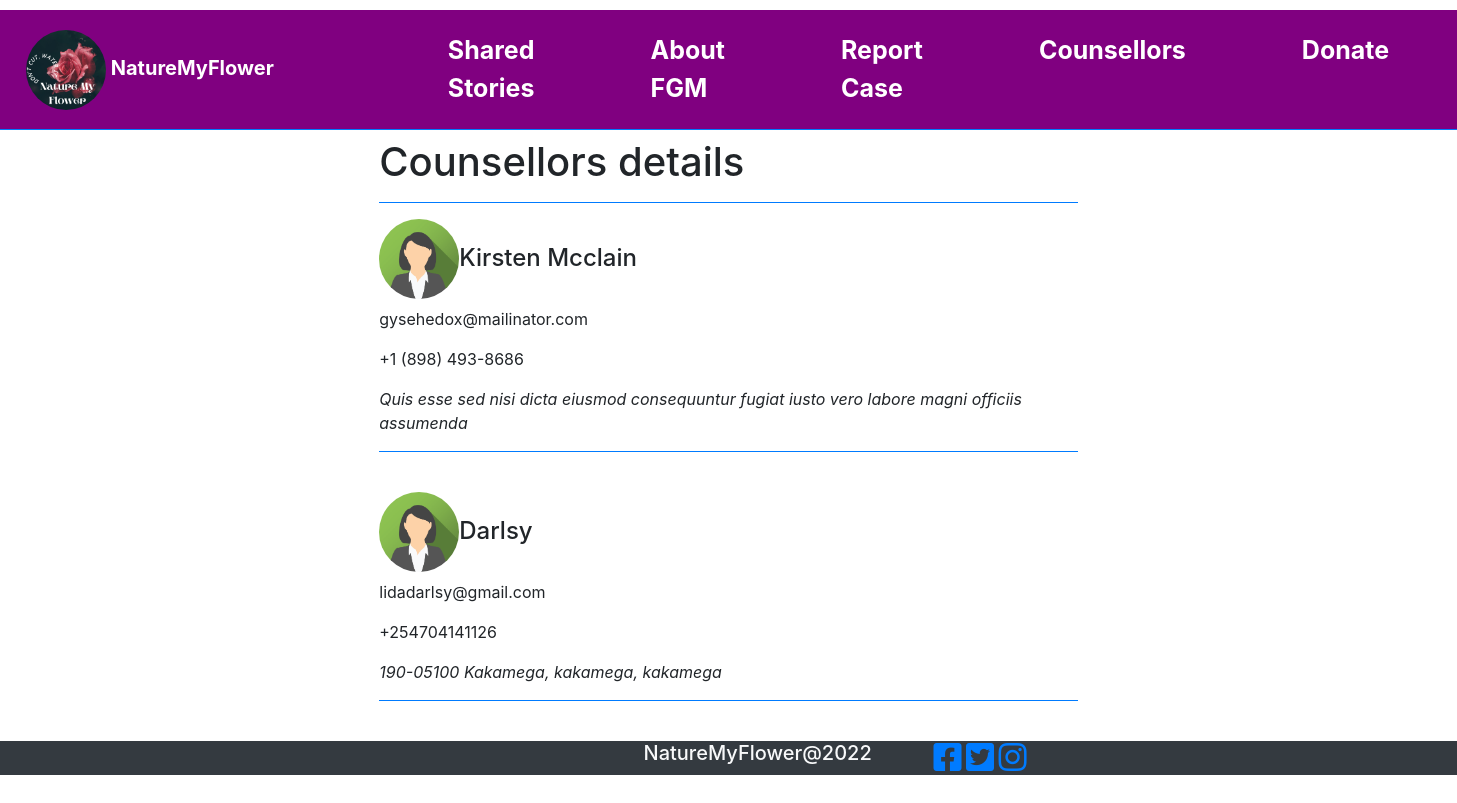
Page /counsellors on the committed database.
### todo/models.py (models this page shows, shortened)
class Counsellors(models.Model):
    name = models.CharField(max_length=100)
    email = models.EmailField()
    phone = models.CharField(max_length=100)
    address = models.CharField(max_length=100)
    date_created = models.DateTimeField(default=timezone.now)

### todo/views.py (the view)
# urls.py: path("counsellors", views.counsellors, name='counsellors'),
def counsellors(request):
    context = {
        "page":"counsellors",
        "Consellors":Counsellors.objects.all()
    }
    return render(request,"todo/counsellors.html",context)

### todo/templates/todo/counsellors.html (shortened to what this page needs)
{% extends 'todo/base.html' %} {% load static %} {% block header %}
<link rel="stylesheet" href="{% static 'css/checkbox-css.css' %}">
{% endblock %} {% block content %}
<div class="w-100 h-100 d-flex justify-content-center align-items-center">
    <div class="col-md-6">
        <h1>Counsellors details
        </h1>
        <hr class="border-primary">
        {% for student in Consellors %}
        <h4><img src="{% static "images/avatar2.png" %}" alt="Avatar" class="logo">{{ student.name }}</h4>
            <p>{{ student.email }}</p>
            <p>{{ student.phone }}</p>
            <p><i>{{ student.address }}</i></p>
            <hr class="border-primary">
            <br>
        {% endfor %}
    </div>
</div>
{% endblock %}

### todo/templates/todo/base.html (shortened to what this page needs)
<!DOCTYPE html>
<html lang="en">
{% load static %}
<head>
    <link rel="stylesheet" href="{% static 'css/bootstrap.min.css' %}">
    <link rel="stylesheet" href="{% static 'fontawesome-free/css/all.min.css' %}">
    <link rel="stylesheet" href="{% static 'css/custom.css' %}">
    {% block header %} {% endblock header %}
</head>
<body>
    <nav class="navbar navbar-expand-lg  text-black-50 w-100 border-bottom border-primary mb-2" id="top-nav">
        <a class="navbar-brand" href="/">
            <img src="{% static "images/logo.png" %}" alt="logo" class="logo">
            NatureMyFlower
        </a>
        <div class="collapse navbar-collapse text-justify" id="nav-menu">
            <ul class="navbar-nav mr-auto">
            <li class="nav-item ">
              <a class="nav-link" href="/stories">Shared Stories</a>
          </li>
                <li class="nav-item {% if page == 'awareness' %} active {% endif %}">
                  <a class="nav-link" href="/awareness">About FGM</a>
              </li>
                <li class="nav-item {% if page == 'reports' %} active {% endif %}">
                  <a class="nav-link" href="/report"></i> Report Case</a>
              </li>
                <li class="nav-item {% if page == 'counsellors' %} active {% endif %}">
                  <a class="nav-link" href="/counsellors"></i> Counsellors</a>
            <li class="nav-item {% if page == 'app-donation' %} active {% endif %}">
              <a class="nav-link" href="/donation"> Donate</a>
          </li>
        </div>
    </nav>
    <div>
        {% block content %}{% endblock content %}
    </div>
</body>
{% block footer %}
<footer class="bg-dark text-light">
    <div class="container">
        <div class="row">
          <div class="col-md-4">
        </div>
            <div class="col-md-4">
                <h5>NatureMyFlower@2022</h5>
            </div>
            <div class="col-md-4">
                <div class="row">
                    <div class="col-md-6">
                        <a href="#"><i class="fab fa-facebook-square fa-2x"></i></a>
                        <a href="#"><i class="fab fa-twitter-square fa-2x"></i></a>
                        <a href="#"><i class="fab fa-instagram fa-2x"></i></a>
                    </div>
                </div>
            </div>
        </div>
    </div>
</footer>
{% endblock footer %}
</html>

### static/css/custom.css (style rules this page uses)
html, body { height: 100%; width: 100%; }

### static/css/checkbox-css.css (style rules this page uses)
*, *:before, *:after { -webkit-box-sizing: border-box; -moz-box-sizing: border-box; box-sizing: border-box; margin: 0; padding: 0; }

### todo/templates/todo/base.html (style rules this page uses)
html, body { height: 100%; width: 100%; }
.navbar { margin-top: 10px; background-color: purple; height: 120px; width: 100%; color: black; }
.nav-item { padding-left: 50px; padding-right: 50px; display: flex; justify-content: space-between; color: white; font-size: 25px; }
.navbar-brand { padding-left: 10px; padding-right: 100px; margin-right: 60px; display: flex; justify-content: space-between; font-weight: bolder; font-size: 35px; color: white; text-decoration: darkgrey; }
.nav-link { color: white; font-weight: bold; }
.logo { height: 80px; width: 80px; border-radius: 50%; }
h5 { margin-left: 90px; margin-top: -10px; margin-bottom: 50px; }

### rows in the picture
Counsellors: name "Kirsten Mcclain", email "gysehedox@mailinator.com", phone "+1 (898) 493-8686", address "Quis esse sed nisi dicta eiusmod consequuntur fugiat iusto vero labore magni officiis assumenda"
Counsellors: name "Darlsy", email "lidadarlsy@gmail.com", phone "+254704141126", address "190-05100 Kakamega, kakamega, kakamega"
